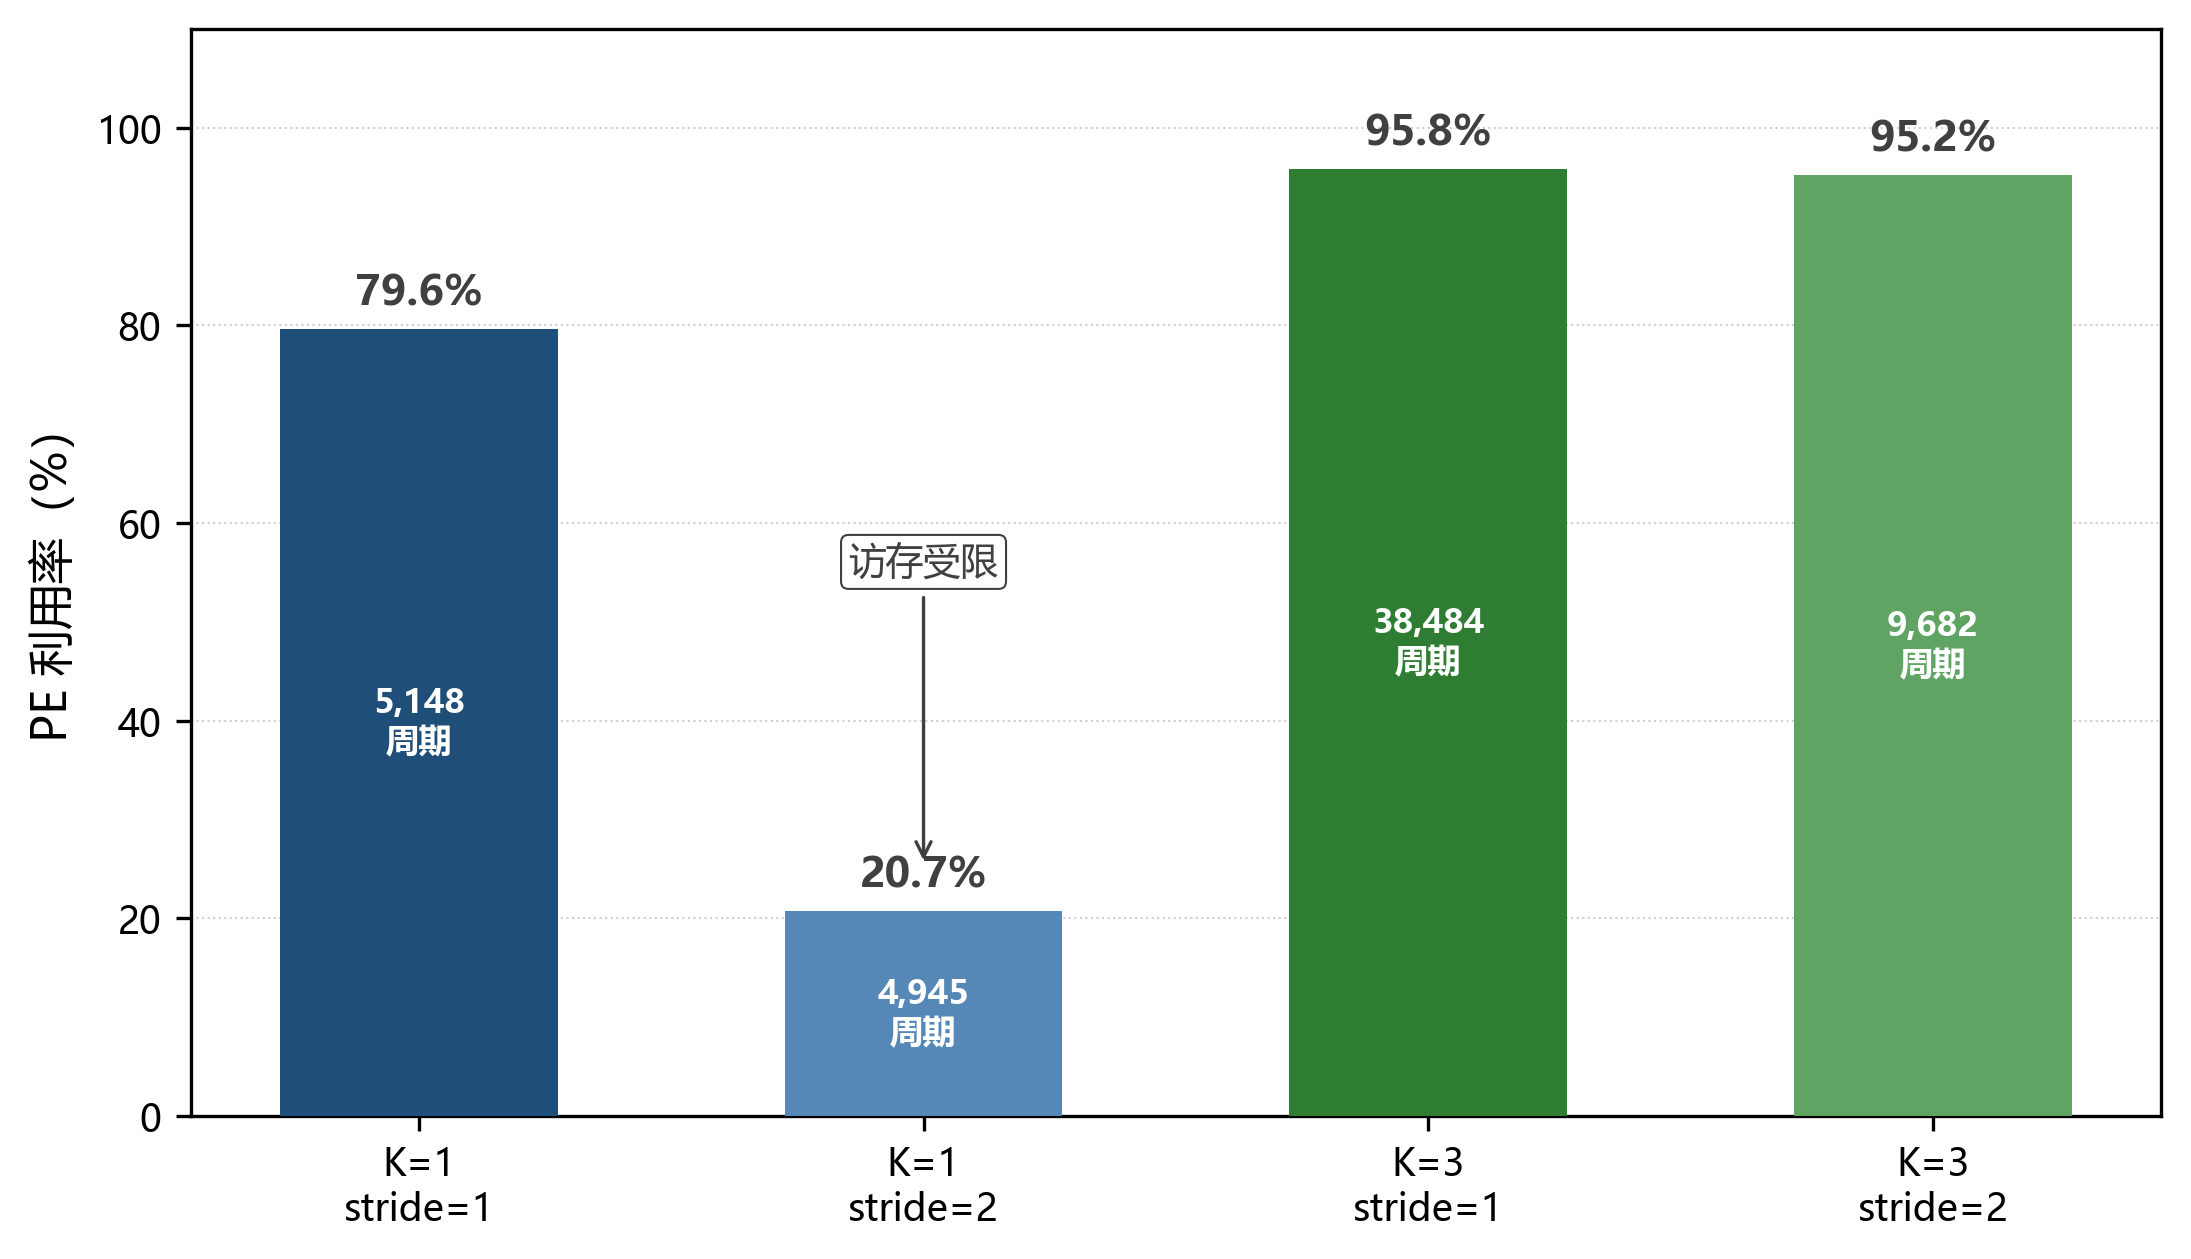

This figure's Python source:
"""
图 5.9 渲染：降采样层 stride 扫频单核基线（4 配置 × PE 利用率）
数据来源：paper.md §5.5.5.3 表 5.9
样式：横向柱图，K=1/K=3 两族对比
"""

import sys
from pathlib import Path
sys.path.insert(0, str(Path(__file__).parent))

import matplotlib.pyplot as plt
import numpy as np
from _style import setup_style, save_figure, COLOR_BASELINE, COLOR_IMPROVED, COLOR_ANNO, COLOR_THIRD

setup_style()

# 表 5.9 数据
labels   = ["K=1\nstride=1", "K=1\nstride=2", "K=3\nstride=1", "K=3\nstride=2"]
util     = np.array([79.6, 20.7, 95.8, 95.2])
wall_cy  = np.array([5148, 4945, 38484, 9682])
# 着色：K=1 蓝色族，K=3 绿色族；stride=2 用浅一点
colors   = [COLOR_BASELINE, "#5587b7", COLOR_IMPROVED, "#5fa463"]

x = np.arange(len(labels))
fig, ax1 = plt.subplots(figsize=(7.4, 4.3))

bars = ax1.bar(x, util, 0.55, color=colors, zorder=3)

# 标 PE 利用率值 + 整网周期数（小字）
for bar, u, cy in zip(bars, util, wall_cy):
    ax1.text(bar.get_x() + bar.get_width()/2, bar.get_height() + 1.5,
             f"{u:.1f}%", ha="center", va="bottom",
             fontsize=10, fontweight="bold", color=COLOR_ANNO)
    ax1.text(bar.get_x() + bar.get_width()/2, bar.get_height()/2,
             f"{cy:,}\n周期", ha="center", va="center",
             fontsize=8, color="white", fontweight="bold")

# 标"访存受限" 注记到 K=1 stride=2 柱
ax1.annotate("访存受限",
             xy=(1, 25), xytext=(1, 55),
             ha="center", fontsize=9, color=COLOR_ANNO,
             arrowprops=dict(arrowstyle="->", color=COLOR_ANNO, linewidth=0.8),
             bbox=dict(boxstyle="round,pad=0.2", facecolor="white", edgecolor=COLOR_ANNO, linewidth=0.5))

ax1.set_xticks(x)
ax1.set_xticklabels(labels, fontsize=9)
ax1.set_ylabel("PE 利用率（%）")
ax1.set_ylim(0, 110)
ax1.set_yticks(np.arange(0, 101, 20))
ax1.grid(True, axis="y", linestyle=":", linewidth=0.5, alpha=0.6)

plt.tight_layout()
save_figure(fig, "fig5-9-stride-sweep", Path(__file__).parent)
